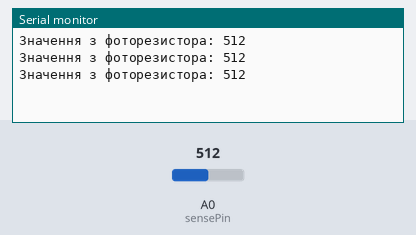
Recording of a sketch running on a simulated Arduino Uno, built with avr-gcc and run on an emulated ATmega328P. Shown: the last lines printed to the serial monitor. Inputs (shaded band) come from the test bench; at power-on: A0 (sensePin) = 512.

Above: at 1.3 s.
1.4 s: A0 (sensePin) set to 716
At 1.9 s:
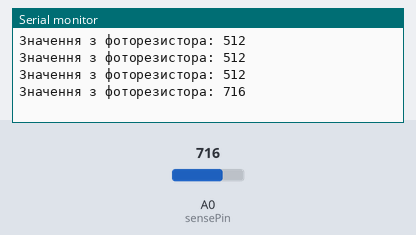
2.9 s: A0 (sensePin) set to 900
At 3.4 s:
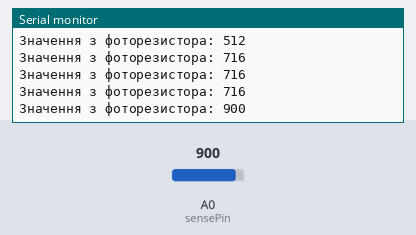
Timing chart, 0 to 5.9 s (numbered marks = the images above; inputs shaded):
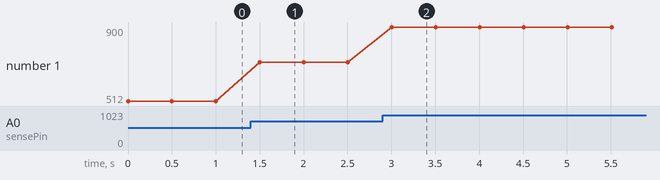

Measured:
- after the input at 1.4 s, the serial monitor: prints a new line after 0.10 s (image 1)
- after the input at 2.9 s, the serial monitor: prints a new line after 0.10 s (image 2)
- plotted number 1: 512 → 716 after the input at 1.4 s, 716 → 900 after the input at 2.9 s

The sketch:

LightResistor.ino
```cpp
// асоціація змінної з номером піна. Змінна типу int.
int sensePin = 0;

void setup() {
    // налаштування дебаг
    Serial.begin(9600);
}

void loop() {
    // вичитуєм значення з аналогового піна
    // до якого підключений фоторезистор
    int lightValue = analogRead(sensePin);
    Serial.print("Значення з фоторезистора: ");
    Serial.println(lightValue);

    delay(500);
}
```
